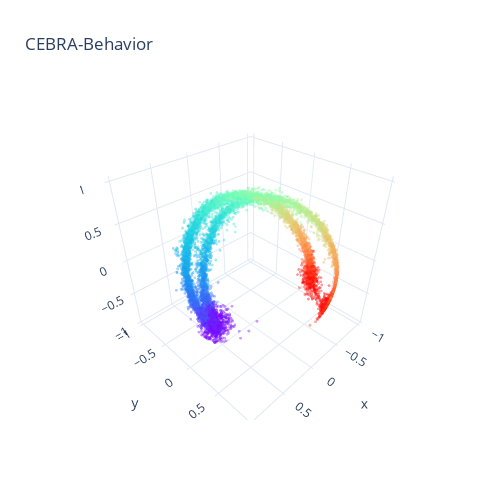

The cell this chart's notebook holds for it:
### Markdown cell above
### Visualize the embedding
- Note, CEBRA's strength is quantitative measures of the resulting embedding with goodness of fit and consistency (comparisions across models, etc). But, it is useful to visualize the data for a qualitative assessment.
 - If it's collapsed or points are uniformly scattered across the sphere, either your label is not well represented in your data, or you need to adjust your model.

### Code cell
import cebra.integrations.plotly

fig = cebra.integrations.plotly.plot_embedding_interactive(cebra_posdir3, embedding_labels=hippocampus_pos.continuous_index[:,0], title = "CEBRA-Behavior", cmap = "rainbow")
fig.show()

### Figure 1 — Plotly figure (JSON) as saved in the notebook; plotly's stock layout.template omitted (floating-point values rounded to 4 significant figures; data arrays with more than 128 entries replaced by an {"elided": "..."} marker saying what was removed)
{"data": [{"marker": {"color": {"elided": "10178 float values"}, "colorscale": [[0, "rgb(127, 0, 255)"], [0.1, "rgb(77, 77, 251)"], [0.2, "rgb(25, 149, 242)"], [0.3, "rgb(24, 205, 227)"], [0.4, "rgb(76, 242, 206)"], [0.5, "rgb(128, 254, 179)"], [0.6, "rgb(178, 242, 149)"], [0.7, "rgb(230, 205, 115)"], [0.8, "rgb(255, 149, 78)"], [0.9, "rgb(255, 77, 39)"], [1, "rgb(255, 0, 0)"]], "opacity": 0.4, "size": 1}, "mode": "markers", "type": "scatter3d", "x": {"elided": "10178 float values"}, "y": {"elided": "10178 float values"}, "z": {"elided": "10178 float values"}}], "layout": {"height": 500, "showlegend": false, "title": {"text": "CEBRA-Behavior"}, "width": 500}}
